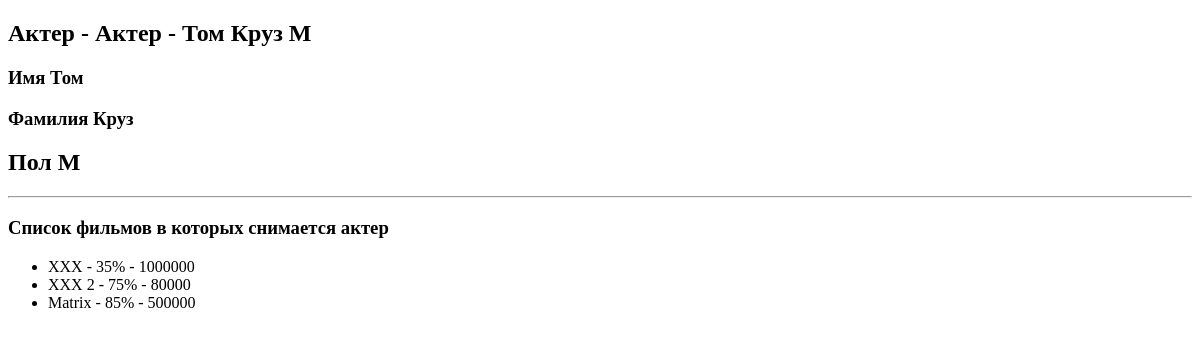
Before: /actors/4 with the older database file.
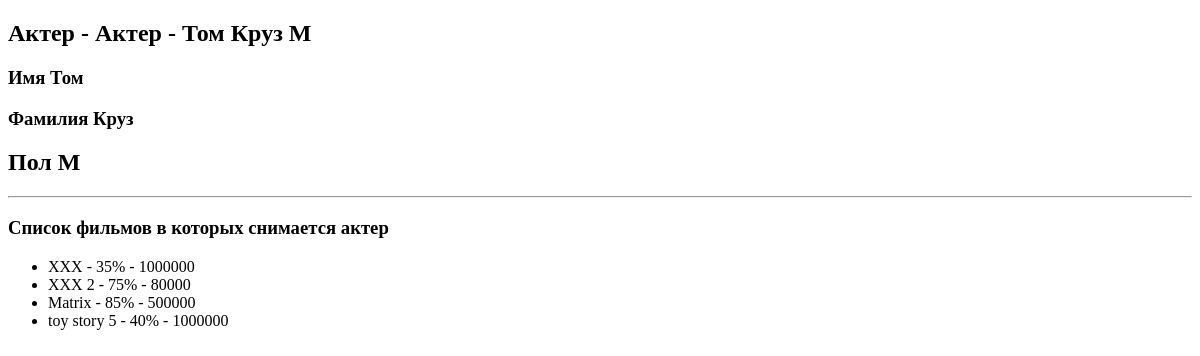
After: the same page with the newer database file.
### movie_app/models.py (models this page shows, shortened)
class Movie(models.Model):
    EUR = 'EUR'
    USD = 'USD'
    RUB = 'RUB'
    CURRENCY_CHOICES = [
        (EUR, 'Euro'),
        (USD, 'Dollar'),
        (RUB, 'Rubles'),
    ]
    name = models.CharField(max_length=40)
    rating = models.IntegerField(validators=[MinValueValidator(1), MaxValueValidator(100)])
    year = models.IntegerField(null=True, blank=True)
    budget = models.IntegerField(default=1000000, blank=True, validators=[MinValueValidator(1)])
    currency = models.CharField(max_length=3, choices=CURRENCY_CHOICES, default='R')
    slug = models.SlugField(default='', null=False, db_index=True)
    director = models.ForeignKey(Director, on_delete=models.CASCADE, null=True, related_name='movies')
    actors = models.ManyToManyField(Actor, related_name='actor_movie')
    def __str__(self):
        return f'{self.name} - {self.rating}% - {self.budget}'

### movie_app/views.py (the view)
# urls.py: path('actors/<int:id_actor>', views.one_actor, name='movie-actor'),
def one_actor(request, id_actor: int):
    actor = get_object_or_404(Actor, id=id_actor)
    return render(request, 'movie_app/one_actor.html', {
        'actor': actor,
    })

### movie_app/models.py (called while the page is built)
    def __str__(self):
        if self.gender == self.MALE:
            return f'Актер - {self.first_name} {self.last_name} {self.gender}'
        else:
            return f'Актриса - {self.first_name} {self.last_name} {self.gender}'

### movie_app/templates/movie_app/one_actor.html (shortened to what this page needs)
{% extends 'movie_app/base.html'%}
{% block content %}
    <h2>Актер - {{actor}}</h2>
    <h3>Имя {{actor.first_name}}</h3>
    <h3>Фамилия {{ actor.last_name }}</h3>
    <h2>Пол {{actor.gender}} </h2>
    <hr>
    <h3>Список фильмов в которых снимается актер</h3>
    <ul>
        {% for movie in actor.actor_movie.all %}
            <li>{{movie}}</li>
        {% endfor %}
    </ul>
{% endblock %}

Changed rows visible on the page:
added Movie: name+rating+budget "toy story 5 - 40% - 1000000"
